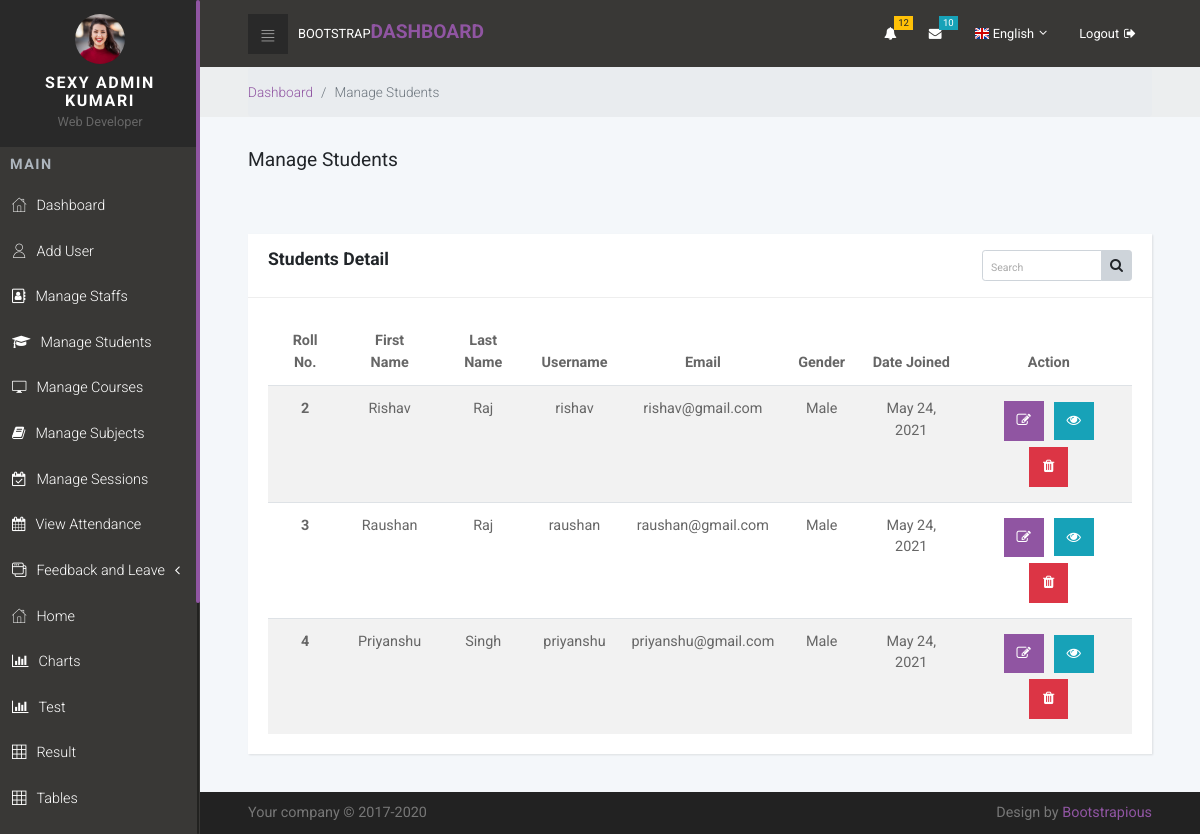
The app's page /manage_student/ (signed in) with its own data.
### sms_app/models.py (models this page shows, shortened)
class Student(models.Model):
    id = models.AutoField(primary_key = True)
    user = models.OneToOneField(User, on_delete = models.CASCADE)
    GENDER = (('Male', 'Male'),('Female', 'Female'),('Other', 'Other'))
    gender = models.CharField(max_length = 10, choices = GENDER)
    address = models.TextField(null = True)
    profile_pic = models.ImageField(default = "profile_demo.png", null = True, blank = True)
    session_under = models.ForeignKey(
        SessionYear, on_delete = models.CASCADE, null = True, blank = True)
    courses_taken = models.ForeignKey(
        'Course', on_delete = models.DO_NOTHING, null = True, blank = True)
    date_joined = models.DateField(auto_now_add = True)
    last_login = models.DateField(auto_now = True)

### accounts/decorators.py (the view, shortened to what this page needs)
        def wrapper_func(request, *args, **kwargs):
            group = None
            if request.user.groups.exists():
                group = request.user.groups.all()[0].name
            if group in allowed_roles:
                return view_func(request, *args, **kwargs)

### sms_app/HODviews.py (called while the page is built)
@login_required
@allowed_users(allowed_roles=['hod'])
def manage_student_view(request):
    students = Student.objects.all()
    context = {
        'students': students,
    }
    return render(request, 'HOD/manage_student.html', context)

### templates/HOD/manage_student.html (shortened to what this page needs)
{% extends 'HOD/base.html' %}
{% load static %}
{% block content %}
<div class="breadcrumb-holder">
  <div class="container-fluid">
    <ul class="breadcrumb">
      <li class="breadcrumb-item"><a href="{% url 'hod_dashboard' %}">Dashboard</a></li>
      <li class="breadcrumb-item active">Manage Students</li>
    </ul>
  </div>
</div>
<section>
  <div class="container-fluid">
    <header>
      <h1 class="h3 display">Manage Students</h1><br>
    </header>
    <div class="row">
      <div class="col-lg-12">
        <div class="card">
          <div class="card-header">
            <h4 class="card-title">Students Detail</h4>
            <div class="card-tools">
              <div class="input-group input-group-sm" style="width: 150px;">
                <input type="text" name="table_search" class="form-control float-right" placeholder="Search">
                <div class="input-group-append">
                  <button type="submit" class="btn btn-default"><i class="fa fa-search"></i></button>
                </div>
              </div>
            </div>
          </div>
          <div class="card-body">
            <div class="table-responsive">
          <table class="table table-striped table-hover ">
            <thead >
              <tr class="text-center">
                <th>Roll No.</th>
                <th class="text-center">First Name</center>
                <th>Last Name</th>
                <th>Username</th>
                <th>Email</th>
                <th>Gender</th>
                <th>Date Joined</th>
                <th>Action </th>
              </tr>
            </thead>
            <tbody>
              {% for student in students %}
              <tr class="text-center">
                <th scope="row">{{student.id}}</th>
                <td>{{student.user.first_name}}</td>
                <td>{{student.user.last_name}}</td>
                <td>{{student.user.username}}</td>
                <td>{{student.user.email}}</td>
                <td>{{student.gender}}</td>
                <td>{{student.date_joined}}</td>
                <td>
                  <div>
                  <a href="{% url 'update_student' student.pk %}"><button type="button" class="btn  btn-primary  fa fa-edit"
                  style="margin:3px"></button></a>
                  <a href="{% url 'see_detail' student.pk %}"><button type="button" class="btn  btn-info  fa fa-eye"
                  style="margin:3px"></button></a>
                  <a href="{% url 'delete_student' student.pk %}"><button type="button" class="btn btn-danger  fa fa-trash"
                  style="margin: 3px"></button></a>
                  </div>
                </td>
              </tr>
              {% endfor %}
            </tbody>
          </table>
        </div>
      </div>
    </div>
  </div>
</div>
</div>
</section>
  {% endblock %}

### templates/HOD/navbar.html (shortened to what this page needs)
{% load static %}
<nav class="side-navbar">
    <div class="side-navbar-wrapper">
        <div class="sidenav-header d-flex align-items-center justify-content-center">
            <div class="sidenav-header-inner text-center"><img src="{% static 'img/avatar-8.jpg' %}" alt="person"
                    class="img-fluid rounded-circle">
                <h2 class="h5">Sexy {{request.user.first_name}} {{request.user.last_name}}i</h2><span>Web Developer</span>
            </div>
        </div>
        <div class="main-menu">
            <h5 class="sidenav-heading">Main</h5>
            <ul id="side-main-menu" class="side-menu list-unstyled">
                <li><a href="{% url 'hod_dashboard' %}"> <i class="icon-home"></i>Dashboard </a></li>
                <li><a href="{% url 'register_user' %}"> <i class="icon-user"></i>Add User </a></li>
                <li><a href="{% url 'manage_staff_view' %}"> <i class="fa fa-address-book-o"></i>Manage Staffs </a></li>
                <li><a href="{% url 'manage_student_view' %}"> <i class="fa fa-graduation-cap"></i>Manage Students </a></li>
                <li><a href="{% url 'manage_courses_view' %}"> <i class="icon-screen"></i>Manage Courses </a></li>
                <li><a href="{% url 'manage_subjects_view' %}"> <i class="fa fa-book"></i>Manage Subjects </a></li>
                <li><a href="{% url 'manage_sessions_view' %}"> <i class="fa fa-calendar-check-o"></i>Manage Sessions </a></li>
                <li><a href="{% url 'view_attendance' %}"> <i class="fa fa-calendar"></i>View Attendance </a></li>
                <li><a href="#exampledropdownDropdown" aria-expanded="false" data-toggle="collapse"> <i class="icon-interface-windows"></i>Feedback and Leave </a>
                </li>
                <li><a href="{% url 'admin_dashboard' %}"> <i class="icon-home"></i>Home </a></li>
                <li><a href="{% url 'charts_view' %}"> <i class="fa fa-bar-chart"></i>Charts </a></li>
                <li><a href="{% url 'test-view' %}"> <i class="fa fa-bar-chart"></i>Test </a></li>
                <li><a href="{% url 'result-view' %}"> <i class="icon-grid"></i>Result </a></li>
                <li><a href="{% url 'tables_view' %}"> <i class="icon-grid"></i>Tables </a></li>
                <li><a href="{% url 'login_view' %}"> Login page </a></li>
            </ul>
        </div>
    </div>
</nav>
<div class="page">
    <header class="header">
        <nav class="navbar">
            <div class="container-fluid">
                <div class="navbar-holder d-flex align-items-center justify-content-between">
                    <div class="navbar-header"><a id="toggle-btn" href="#" class="menu-btn"><i class="icon-bars">
                            </i></a><a href="index.html" class="navbar-brand">
                            <div class="brand-text d-none d-md-inline-block"><span>Bootstrap </span><strong
                                    class="text-primary">Dashboard</strong></div>
                        </a></div>
                    <ul class="nav-menu list-unstyled d-flex flex-md-row align-items-md-center">
                        <li class="nav-item dropdown"> <a id="notifications" rel="nofollow" data-target="#" href="#"
                                data-toggle="dropdown" aria-haspopup="true" aria-expanded="false" class="nav-link"><i
                                    class="fa fa-bell"></i><span class="badge badge-warning">12</span></a>
                        </li>
                        <li class="nav-item dropdown"> <a id="messages" rel="nofollow" data-target="#" href="#"
                                data-toggle="dropdown" aria-haspopup="true" aria-expanded="false" class="nav-link"><i
                                    class="fa fa-envelope"></i><span class="badge badge-info">10</span></a>
                        </li>
                        <li class="nav-item dropdown"><a id="languages" rel="nofollow" data-target="#" href="#"
                                data-toggle="dropdown" aria-haspopup="true" aria-expanded="false"
                                class="nav-link language dropdown-toggle"><img src="{% static 'img/flags/16/GB.png' %}"
                                    alt="English"><span class="d-none d-sm-inline-block">English</span></a>
                        </li>
                        <li class="nav-item"><a href="{% url 'logout' %}" class="nav-link logout"> <span
                                    class="d-none d-sm-inline-block">Logout</span><i class="fa fa-sign-out"></i></a>
                        </li>
                    </ul>
                </div>
            </div>
        </nav>
    </header>

### static/css/custom.css (style rules this page uses)
.card-title { float: left; }
.card-tools { float: right; }

### templates/HOD/manage_student.html (style rules this page uses)
.fa-trash, .fa-edit { margin: 5px; padding: 8px 13px; }
.fa-edit { margin: 5px; padding: 8px 12px; }

### records on screen
Student: id "2", user.first_name "Rishav", user.last_name "Raj", user.username "rishav", user.email "rishav@gmail.com", gender "Male", date_joined "May 24, 2021"
Student: id "3", user.first_name "Raushan", user.last_name "Raj", user.username "raushan", user.email "raushan@gmail.com", gender "Male", date_joined "May 24, 2021"
Student: id "4", user.first_name "Priyanshu", user.last_name "Singh", user.username "priyanshu", user.email "priyanshu@gmail.com", gender "Male", date_joined "May 24, 2021"

### other values on screen
{{ request.user.first_name }} "ADMIN"
{{ request.user.last_name }} "KUMAR"
